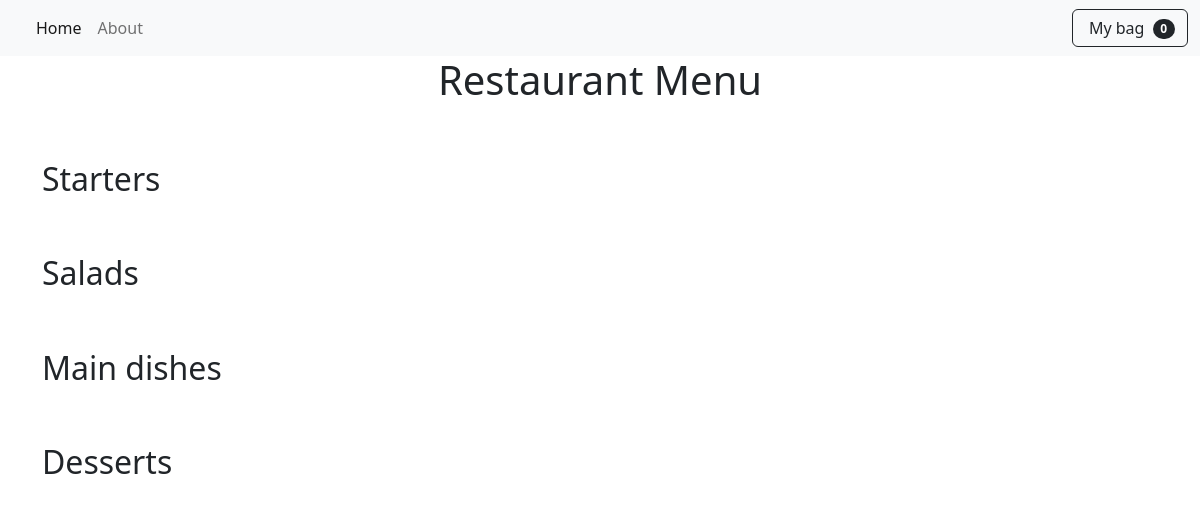
/, run on an earlier commit of the app's database.
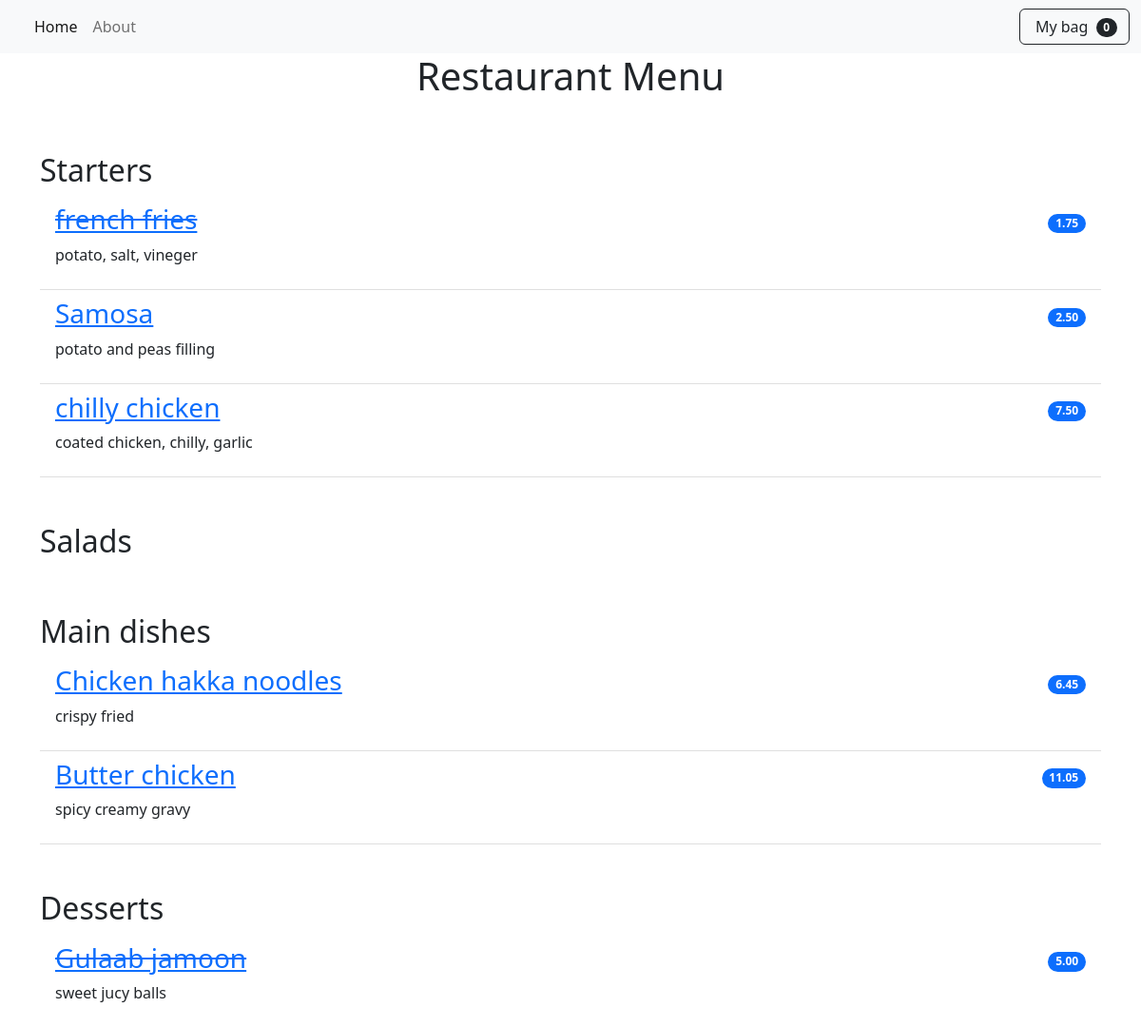
And on a later commit of the database.
### restaurent_menu/models.py (models this page shows, shortened)
class Items(models.Model):
    meal = models.CharField(max_length=1000, unique=True)  # unique since each meal is unique
    description = models.CharField(max_length=2000)
    price = models.DecimalField(max_digits=10, decimal_places=2)
    meal_type = models.CharField(max_length=200, choices=MEAL_TYPE)
    author = models.ForeignKey(User, on_delete=models.PROTECT)
    status = models.IntegerField(choices=STATUS, default=1)
    date_created = models.DateTimeField(auto_now_add=True)
    date_updated = models.DateTimeField(auto_now_add=True)

### restaurent_menu/views.py (the view)
# urls.py: path('', views.MenuList.as_view(), name='home'),   # .as_view since MenuList is a class and class doesn't return
class MenuList(generic.ListView):
    queryset = Items.objects.order_by("-date_created")
    template_name = "index.html"
    def get_context_data(self, **kwargs):
        context = super().get_context_data(**kwargs)
        context["meals"] = MEAL_TYPE
        return context

### cart/cart.py (called while the page is built)
    def __len__(self):
        return len(self.cart)

### cart/context_processor.py (called while the page is built)
def cart(request):
    return {'cart': Cart(request)}

### restaurent_menu/templates/index.html
{% extends 'base.html' %}
{% block content %}
<div class="container">
    <h1 class="text-center">Restaurant Menu</h1>
    <ul class="list-group list-group-flush">
        {% for meal in meals %}
            <h2 class="pt-5">{{ meal.1 }}</h2>
            {% for row in items_list %}
                {% if row.meal_type == meal.0 %}
                    {% if row.status == 0 %}
                        <li class="list-group-item d-flex justify-content-between align-items-center border-0 pb-0">
                           <a href="{% url 'menu_item' row.pk %}"> <h3><del>{{ row.meal}}</del></h3></a>
                            <span class="badge bg-primary rounded-pill">{{ row.price }}</span>
                        </li>
                        <li class="list-group-item pt-0">
                            <p>{{ row.description}}</p>
                        </li>
                    {% else %}
                        <li class="list-group-item d-flex justify-content-between align-items-center border-0 pb-0">
                           <a href="{% url 'menu_item' row.pk %}"> <h3>{{ row.meal}}</h3></a>
                           <span class="badge bg-primary rounded-pill">{{ row.price }}</span>
                        </li>
                        <li class="list-group-item pt-0">
                            <p>{{ row.description}}</p>
                        </li>
                    {% endif %}
                {% endif %}
            {% endfor %}
        {% endfor %}
    </ul>
</div>
{% endblock %}

What changed in the data, as far as the page shows it:
added Items: meal "french fries", price "1.75", description "potato, salt, vineger", shown under "Starters"
added Items: meal "Samosa", price "2.50", description "potato and peas filling", shown under "Starters"
added Items: meal "chilly chicken", price "7.50", description "coated chicken, chilly, garlic", shown under "Starters"
added Items: meal "Chicken hakka noodles", price "6.45", description "crispy fried", shown under "Main dishes"
added Items: meal "Butter chicken", price "11.05", description "spicy creamy gravy", shown under "Main dishes"
added Items: meal "Gulaab jamoon", price "5.00", description "sweet jucy balls", shown under "Desserts"
